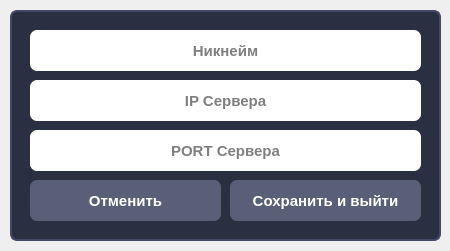
<?xml version="1.0" encoding="UTF-8"?>
<ui version="4.0">
 <class>Form</class>
 <widget class="QWidget" name="Form">
  <property name="geometry">
   <rect>
    <x>0</x>
    <y>0</y>
    <width>450</width>
    <height>251</height>
   </rect>
  </property>
  <property name="windowTitle">
   <string>Form</string>
  </property>
  <widget class="QFrame" name="frame">
   <property name="geometry">
    <rect>
     <x>10</x>
     <y>10</y>
     <width>431</width>
     <height>231</height>
    </rect>
   </property>
   <property name="styleSheet">
    <string notr="true">QFrame{
	border: 2px solid #434965;
	border-radius: 7px;
	background-color: #2A2F41;
}</string>
   </property>
   <property name="frameShape">
    <enum>QFrame::StyledPanel</enum>
   </property>
   <property name="frameShadow">
    <enum>QFrame::Raised</enum>
   </property>
   <widget class="QLineEdit" name="lineEdit_2">
    <property name="geometry">
     <rect>
      <x>20</x>
      <y>70</y>
      <width>391</width>
      <height>41</height>
     </rect>
    </property>
    <property name="font">
     <font>
      <pointsize>11</pointsize>
      <weight>75</weight>
      <bold>true</bold>
     </font>
    </property>
    <property name="focusPolicy">
     <enum>Qt::ClickFocus</enum>
    </property>
    <property name="styleSheet">
     <string notr="true">QLineEdit{
	border-radius: 7px;
}</string>
    </property>
    <property name="text">
     <string/>
    </property>
    <property name="alignment">
     <set>Qt::AlignCenter</set>
    </property>
    <property name="placeholderText">
     <string>IP Сервера</string>
    </property>
    <property name="clearButtonEnabled">
     <bool>false</bool>
    </property>
   </widget>
   <widget class="QLineEdit" name="lineEdit_3">
    <property name="geometry">
     <rect>
      <x>20</x>
      <y>120</y>
      <width>391</width>
      <height>41</height>
     </rect>
    </property>
    <property name="font">
     <font>
      <pointsize>11</pointsize>
      <weight>75</weight>
      <bold>true</bold>
     </font>
    </property>
    <property name="focusPolicy">
     <enum>Qt::ClickFocus</enum>
    </property>
    <property name="styleSheet">
     <string notr="true">QLineEdit{
	border-radius: 7px;
}</string>
    </property>
    <property name="text">
     <string/>
    </property>
    <property name="alignment">
     <set>Qt::AlignCenter</set>
    </property>
    <property name="placeholderText">
     <string>PORT Сервера</string>
    </property>
    <property name="clearButtonEnabled">
     <bool>false</bool>
    </property>
   </widget>
   <widget class="QPushButton" name="pushButton_6">
    <property name="geometry">
     <rect>
      <x>220</x>
      <y>170</y>
      <width>191</width>
      <height>41</height>
     </rect>
    </property>
    <property name="font">
     <font>
      <pointsize>11</pointsize>
      <weight>75</weight>
      <bold>true</bold>
     </font>
    </property>
    <property name="cursor">
     <cursorShape>PointingHandCursor</cursorShape>
    </property>
    <property name="styleSheet">
     <string notr="true">QPushButton{
	color: white;
	border-radius: 7px;
	background-color: #595F76;
}

QPushButton:hover{
	background-color: #50566E;
}

QPushButton:pressed{
	background-color: #434965;
}</string>
    </property>
    <property name="text">
     <string>Сохранить и выйти</string>
    </property>
   </widget>
   <widget class="QPushButton" name="pushButton_7">
    <property name="geometry">
     <rect>
      <x>20</x>
      <y>170</y>
      <width>191</width>
      <height>41</height>
     </rect>
    </property>
    <property name="font">
     <font>
      <pointsize>11</pointsize>
      <weight>75</weight>
      <bold>true</bold>
     </font>
    </property>
    <property name="cursor">
     <cursorShape>PointingHandCursor</cursorShape>
    </property>
    <property name="styleSheet">
     <string notr="true">QPushButton{
	color: white;
	border-radius: 7px;
	background-color: #595F76;
}

QPushButton:hover{
	background-color: #50566E;
}

QPushButton:pressed{
	background-color: #434965;
}</string>
    </property>
    <property name="text">
     <string>Отменить</string>
    </property>
   </widget>
   <widget class="QLineEdit" name="lineEdit_4">
    <property name="geometry">
     <rect>
      <x>20</x>
      <y>20</y>
      <width>391</width>
      <height>41</height>
     </rect>
    </property>
    <property name="font">
     <font>
      <pointsize>11</pointsize>
      <weight>75</weight>
      <bold>true</bold>
     </font>
    </property>
    <property name="focusPolicy">
     <enum>Qt::ClickFocus</enum>
    </property>
    <property name="styleSheet">
     <string notr="true">QLineEdit{
	border-radius: 7px;
}</string>
    </property>
    <property name="text">
     <string/>
    </property>
    <property name="alignment">
     <set>Qt::AlignCenter</set>
    </property>
    <property name="placeholderText">
     <string>Никнейм</string>
    </property>
    <property name="clearButtonEnabled">
     <bool>false</bool>
    </property>
   </widget>
  </widget>
 </widget>
 <resources/>
 <connections/>
</ui>
